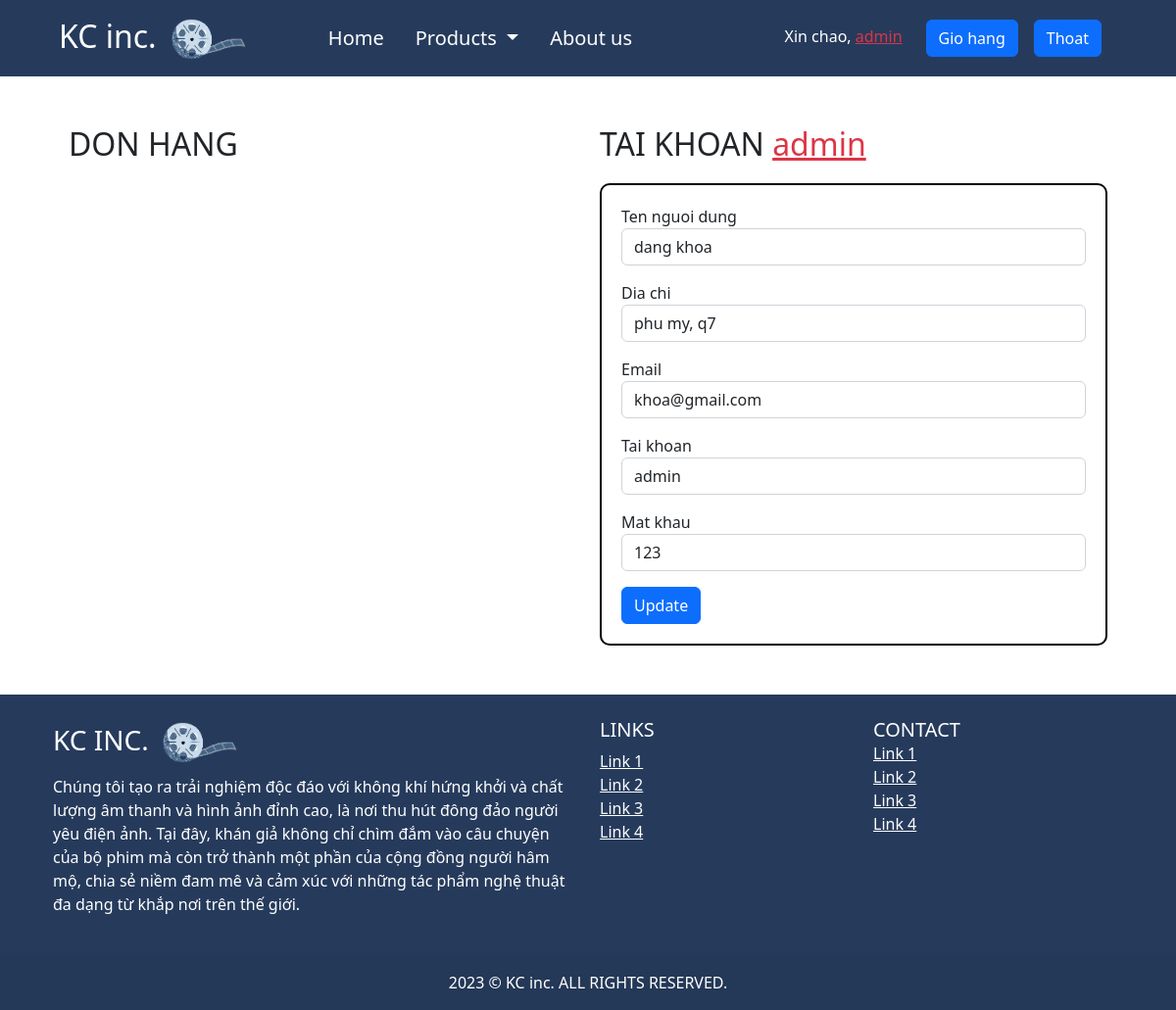
Screenshot of /index.php?act=user (signed in) with the database file from the repository.
### tables this page shows
CREATE TABLE IF NOT EXISTS `users` (
  `id` int NOT NULL AUTO_INCREMENT,
  `name` varchar(50) DEFAULT NULL,
  `address` varchar(100) DEFAULT NULL,
  `email` varchar(50) DEFAULT NULL,
  `user` varchar(20) NOT NULL,
  `pass` varchar(20) NOT NULL,
  `role` tinyint(1) NOT NULL DEFAULT '0',
  PRIMARY KEY (`id`)
);

### model/taikhoan.php (called while the page is built, shortened)
<?php
function get_one_User($id)
{
    $conn = openCon();
    $stmt = $conn->prepare("SELECT * FROM users WHERE id=" . $id);
    $stmt->execute();
    $res = $stmt->fetchAll();
    return $res;
}

### view/user.php (the view, shortened to what this page needs)
<!DOCTYPE html>
<html lang="en">
<head>
    <link rel="stylesheet" href="view/style.css">
    <link rel="stylesheet" href="https://cdn.jsdelivr.net/npm/bootstrap@5.2.3/dist/css/bootstrap.min.css">
</head>
<body>
    <div class="main">
        <div class="row">
            <div class="col-md-12 col-lg-6">
                <h2>DON HANG</h2>
            </div>
            <div class="col-md-12 col-lg-6">
                <h2>
                    TAI KHOAN <a href="" class="text-danger"><?= $user[0]['user'] ?></a>
                </h2>
                <form class="custom-form" action="index.php?act=user_update" method="post" enctype="multipart/form-data">
                    <div class="mb-3">
                        Ten nguoi dung
                        <input type="text" class="form-control" name="name" id="" value="<?= $user[0]['name'] ?>">
                    </div>
                    <div class="mb-3">
                        Dia chi
                        <input type="text" class="form-control" name="addr" id="" value="<?= $user[0]['address'] ?>">
                    </div>
                    <div class="mb-3">
                        Email
                        <input type="text" class="form-control" name="mail" id="" value="<?= $user[0]['email'] ?>">
                    </div>
                    <div class="mb-3">
                        Tai khoan
                        <input type="text" class="form-control" name="user" id="" value="<?= $user[0]['user'] ?>">
                    </div>
                    <div class="mb-3">
                        Mat khau
                        <input type="text" class="form-control" name="pass" id="" value="<?= $user[0]['pass'] ?>">
                    </div>
                    <button type="submit" class="btn btn-primary" name="update" value="update">Update</button>
                </form>
            </div>
        </div>
    </div>
</body>
</html>

### style.css (style rules this page uses)
.main { padding: 50px 70px 20px 70px; }
.custom-form { border: 2px solid #000; padding: 20px; border-radius: 10px; margin-top: 20px; margin-bottom: 30px; width: 40%; }

### view/header.php (style rules this page uses)
:root { --primary: #263b5c; }

### view/user.php (style rules this page uses)
.custom-form { width: 100%; }

### view/footer.php (style rules this page uses)
:root { --primary: #263b5c; }

### rows the page displays
users: user "admin", name "dang khoa", addr "phu my, q7", mail "khoa@gmail.com", pass "123"

### other values shown
$_SESSION['username'] "admin"
